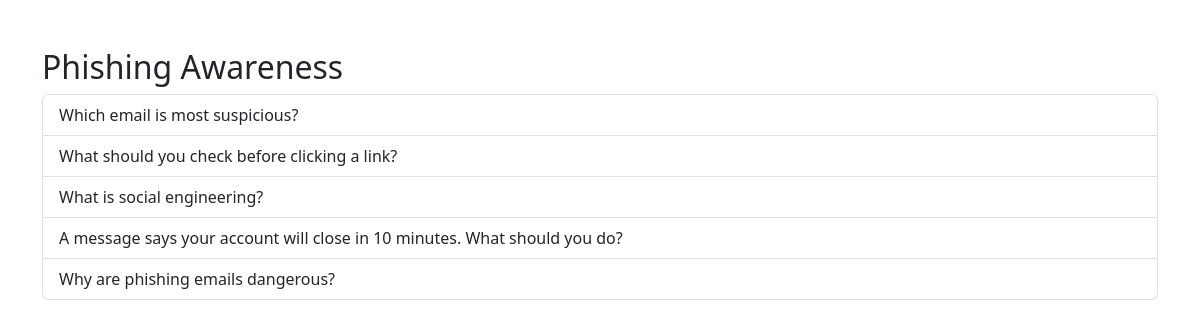
The page /challenge/Phishing Awareness on the database its author committed.
### models.py (models this page shows)
class Challenge(db.Model):
    id = db.Column(db.Integer, primary_key=True)
    category = db.Column(db.String(100))
    question = db.Column(db.String(500))
    option_a = db.Column(db.String(200))
    option_b = db.Column(db.String(200))
    option_c = db.Column(db.String(200))
    option_d = db.Column(db.String(200))
    correct_answer = db.Column(db.String(1))
    difficulty = db.Column(db.String(20))
    points = db.Column(db.Integer)

### src/game.py (the view)
@game_bp.route("/challenge/<category>")
def challenge_category(category):
    questions = Challenge.query.filter_by(category=category).all()
    answered_ids = [
        score.challenge_id
        for score in Score.query.filter_by(user_id=current_user_id).all()
    ]
    return render_template(
        "question.html",
        questions=questions,
        answered_ids=answered_ids,
        category=category
    )

### templates/question.html (shortened to what this page needs)
<!DOCTYPE html>
<html>
<head>
    <link href="https://cdn.jsdelivr.net/npm/bootstrap@5.3.0/dist/css/bootstrap.min.css" rel="stylesheet">
</head>
<body>
<div class="container mt-5">
    {% if challenge %}
    <div class="card shadow p-4">
        <h3 class="mb-4">{{ challenge.question }}</h3>
        <form method="POST" action="{{ url_for('game.answer', challenge_id=challenge.id) }}">
            <div class="form-check mb-3">
                <input class="form-check-input" type="radio" name="answer" value="a" required>
                <label class="form-check-label">
                    {{ challenge.option_a }}
                </label>
            </div>
            <div class="form-check mb-3">
                <input class="form-check-input" type="radio" name="answer" value="b">
                <label class="form-check-label">
                    {{ challenge.option_b }}
                </label>
            </div>
            <div class="form-check mb-3">
                <input class="form-check-input" type="radio" name="answer" value="c">
                <label class="form-check-label">
                    {{ challenge.option_c }}
                </label>
            </div>
            <div class="form-check mb-4">
                <input class="form-check-input" type="radio" name="answer" value="d">
                <label class="form-check-label">
                    {{ challenge.option_d }}
                </label>
            </div>
            <button type="submit" class="btn btn-primary">
                Submit Answer
            </button>
        </form>
    </div>
    {% else %}
    <h2>{{ category }}</h2>
    <div class="list-group">
        {% for question in questions %}
        <a href="{{ url_for('game.question', challenge_id=question.id) }}"
           class="list-group-item list-group-item-action">
            {{ question.question }}
        </a>
        {% endfor %}
    </div>
    {% endif %}
</div>
</body>
</html>

### rows shown on the page
Challenge: question "Which email is most suspicious?"
Challenge: question "What should you check before clicking a link?"
Challenge: question "What is social engineering?"
Challenge: question "A message says your account will close in 10 minutes. What should you do?"
Challenge: question "Why are phishing emails dangerous?"

### other values the page prints
{{ category }} "Phishing Awareness"
